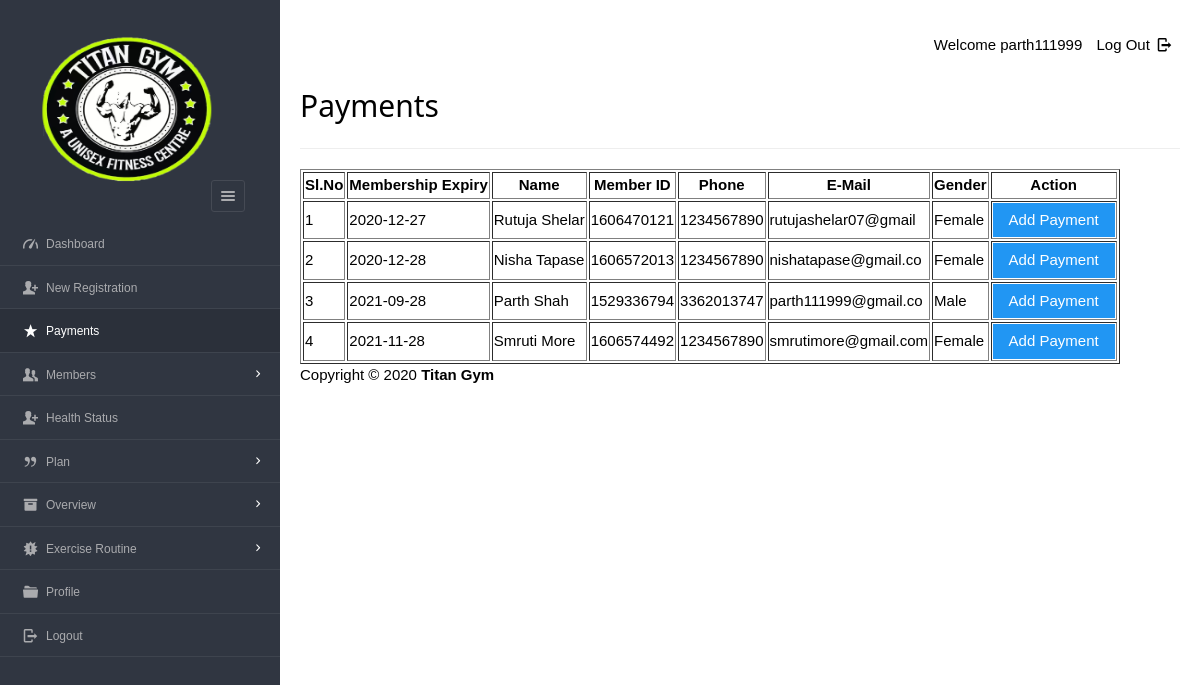
Screenshot of /dashboard/admin/payments.php (signed in) with the database file from the repository.
### tables this page shows
CREATE TABLE `users` (
  `userid` varchar(20) NOT NULL,
  `username` varchar(40) NOT NULL,
  `gender` varchar(8) NOT NULL,
  `mobile` varchar(20) NOT NULL,
  `email` varchar(20) NOT NULL,
  `dob` varchar(10) NOT NULL,
  `joining_date` varchar(10) NOT NULL
);

CREATE TABLE `enrolls_to` (
  `et_id` int(5) NOT NULL,
  `pid` varchar(8) NOT NULL,
  `uid` varchar(20) NOT NULL,
  `paid_date` varchar(15) DEFAULT NULL,
  `expire` varchar(15) DEFAULT NULL,
  `renewal` varchar(15) DEFAULT NULL
);

### dashboard/admin/payments.php (the view, shortened to what this page needs)
<?php
require '../../include/db_conn.php';
?>
<!DOCTYPE html>
<html lang="en">
<head>
    <link rel="stylesheet" href="../../css/style.css"  id="style-resource-5">
    <link rel="stylesheet" href="../../css/dashMain.css">
    <link rel="stylesheet" type="text/css" href="../../css/entypo.css">
    <link href="a1style.css" type="text/css" rel="stylesheet">
</head>
      <body class="page-body  page-fade" onload="collapseSidebar()">
    	<div class="page-container sidebar-collapsed" id="navbarcollapse">
		<div class="sidebar-menu">
			<header class="logo-env">
			<div class="logo">
				<a href="main.php">
					<img src="../../images/logo.png" alt="" width="192" height="80" />
				</a>
			</div>
					<div class="sidebar-collapse" onclick="collapseSidebar()">
				<a href="#" class="sidebar-collapse-icon with-animation">
					<i class="entypo-menu"></i>
				</a>
			</div>
			</header>
    		<?php include('nav.php'); ?>
    	</div>
    		<div class="main-content">
				<div class="row">
					<div class="col-md-6 col-sm-8 clearfix">
					</div>
					<div class="col-md-6 col-sm-4 clearfix hidden-xs">
						<ul class="list-inline links-list pull-right">
							<li>Welcome <?php echo $_SESSION['full_name']; ?>
							</li>
							<li>
								<a href="logout.php">
									Log Out <i class="entypo-logout right"></i>
								</a>
							</li>
						</ul>
					</div>
				</div>
		<h2>Payments</h2>
		<hr />
		<table class="table table-bordered datatable" id="table-1" border=1>
			<thead>
				<tr>
					<th>Sl.No</th>
					<th>Membership Expiry</th>
					<th>Name</th>
					<th>Member ID</th>
					<th>Phone</th>
					<th>E-Mail</th>
					<th>Gender</th>
					<th>Action</th>
				</tr>
			</thead>
				<tbody>
				<?php
					$query  = "select * from enrolls_to where renewal='yes' ORDER BY expire";
					$result = mysqli_query($con, $query);
					$sno    = 1;
					if (mysqli_affected_rows($con) != 0) {
					    while ($row = mysqli_fetch_array($result, MYSQLI_ASSOC)) {
					        $uid   = $row['uid'];
					        $planid=$row['pid'];
					        $query1  = "select * from users WHERE userid='$uid'";
					        $result1 = mysqli_query($con, $query1);
					        if (mysqli_affected_rows($con) == 1) {
					            while ($row1 = mysqli_fetch_array($result1, MYSQLI_ASSOC)) {
					                 echo "<tr><td>".$sno."</td>";
					                echo "<td>" . $row['expire'] . "</td>";
					                echo "<td>" . $row1['username'] . "</td>";
					                echo "<td>" . $row1['userid'] . "</td>";
					                echo "<td>" . $row1['mobile'] . "</td>";
					                echo "<td>" . $row1['email'] . "</td>";
					                echo "<td>" . $row1['gender'] . "</td>";
					                $sno++;
					                echo "<td><form action='make_payments.php' method='post'><input type='hidden' name='userID' value='" . $uid . "'/>
					                <input type='hidden' name='planID' value='" . $planid . "'/><input type='submit' class='a1-btn a1-blue' value='Add Payment ' class='btn btn-info'/></form></td></tr>";
					                $uid = 0;
					            }
					        }
					    }
					}
					?>
				</tbody>
		</table>
			<?php include('footer.php'); ?>
    	</div>
    </body>
</html>

### css/style.css (style rules this page uses)
html { font-size: 62.5%; font-family: sans-serif; }
div { display: block; }
body { font-family: "Noto Sans", sans-serif, "Helvetica Neue", Helvetica, Arial, sans-serif; font-size: 12px; line-height: 1.428571429; display: block; margin: 0; }
body { background: url('/images/1697.jpg') no-repeat center center fixed; -webkit-background-size: cover; -moz-background-size: cover; -o-background-size: cover; background-size: cover; }
*, *:before, *:after { box-sizing: border-box; }
a { text-decoration: none; background: transparent; }
img { vertical-align: middle; }
img { border: 0; }
.logo img { width: 220px; height: 200px; }
input, button, select, textarea { font-family: inherit; font-size: inherit; line-height: inherit; }
button, input { line-height: normal; }
button, input, select, textarea { font-family: inherit; font-size: 100%; margin: 0; }
input { background-color: white; cursor: text; padding: 1px; border-width: 2px; border-style: inset; border-color: initial; border-image: initial; }
input, textarea, select, button { text-rendering: auto; color: initial; letter-spacing: normal; word-spacing: normal; text-transform: none; text-indent: 0px; text-shadow: none; display: inline-block; text-align: start; margin: 0em; font: 400 13.3333px Arial; }
button, html input[type="button"], input[type="reset"], input[type="submit"] { cursor: pointer; }
a { color: #373e4a; text-decoration: none; }
a { background: transparent; }
a { color: #373e4a; }
.page-container { position: relative; padding-left: 280px; }
.page-container .sidebar-menu { position: absolute; width: 280px; top: 0; left: 0; bottom: 0; background: #303641; color: #aaabae; z-index: 1; min-height: 796px; box-sizing: border-box; }
.page-container .sidebar-menu .logo-env { width: 100%; padding: 35px; padding-bottom: 10px; box-sizing: border-box; }
.page-container .sidebar-menu .logo-env:before, .page-container .sidebar-menu .logo-env:after { content: " "; display: table; }
.page-container .sidebar-menu .logo-env > div { display: block; vertical-align: middle; white-space: nowrap; float: left; }
.page-container .sidebar-menu .logo-env > div > a { display: inline-block; color: #aaabae; }
.page-container .sidebar-menu .logo-env > div.sidebar-collapse, .page-container .sidebar-menu .logo-env > div.sidebar-mobile-menu { position: relative; float: right; }
.page-container .sidebar-menu .logo-env > div.sidebar-collapse a, .page-container .sidebar-menu .logo-env > div.sidebar-mobile-menu a { display: inline-block; border: 1px solid #454a54; text-align: center; padding: 0; line-height: 1; font-size: 20px; font-weight: 300; padding: 5px 2px; background-clip: padding-box; border-radius: 3px; transition: all 200ms ease-in-out; }
.page-container .sidebar-menu .logo-env .logo img { width: 180px; height: 150px; }
.page-container .sidebar-menu .logo-env:after { clear: both; }
ul, ol { margin-top: 0; margin-bottom: 8.5px; }
ul, menu, dir { display: block; list-style-type: disc; }
li { display: list-item; }
i, cite, em, var, address, dfn { font-style: italic; }

### css/entypo.css (style rules this page uses)
[class^="entypo-"]:before, [class*=" entypo-"]:before { font-family: "entypo"; font-style: normal; font-weight: normal; speak: none; display: inline-block; text-decoration: inherit; width: 1em; margin-right: .2em; text-align: center; font-variant: normal; text-transform: none; line-height: 1em; margin-left: .2em; }
.entypo-menu:before { content: '\e811'; }
.entypo-logout:before { content: '\e85d'; }

### rows the page displays
enrolls_to: expire "2020-12-27"
users: username "Rutuja Shelar", userid "1606470121", mobile "1234567890", email "rutujashelar07@gmail", gender "Female"
enrolls_to: expire "2020-12-28"
users: username "Nisha Tapase", userid "1606572013", mobile "1234567890", email "nishatapase@gmail.co", gender "Female"
enrolls_to: expire "2021-09-28"
users: username "Parth Shah", userid "1529336794", mobile "3362013747", email "parth111999@gmail.co", gender "Male"
enrolls_to: expire "2021-11-28"
users: username "Smruti More", userid "1606574492", mobile "1234567890", email "smrutimore@gmail.com", gender "Female"

### other values shown
$_SESSION['full_name'] "parth111999"
